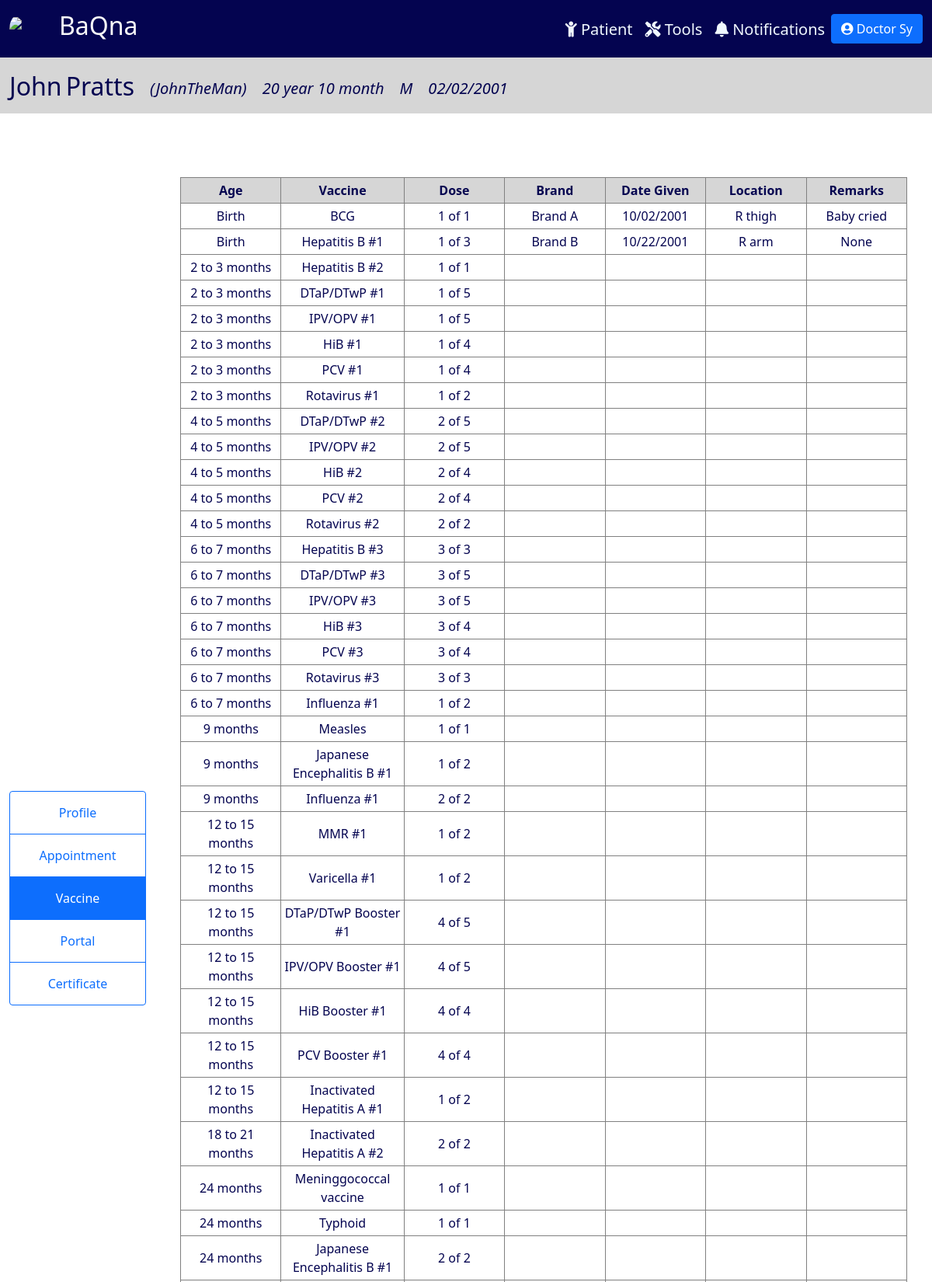
/vaccine/12 (signed in, upper part), run on the app's committed database.
### tracker/models.py (models this page shows, shortened)
class Physician(models.Model):
    CAN_REG = (
        ('Yes', 'Yes'),
        ('No', 'No'),
    )
    user = models.OneToOneField(User, null=True, on_delete=models.CASCADE)
    prefix = models.CharField(max_length=100, null=True, blank=True)
    last_name = models.CharField(max_length=100, null=True)
    first_name = models.CharField(max_length=100, null=True)
    title = models.CharField(max_length=100, null=True, blank=True)
    date_start = models.DateField(null=True, blank=True)
    date_end = models.DateField(null=True, blank=True)
    cell_no = PhoneNumberField(null=True, blank=True)
    doc_type = models.CharField(max_length=100, null=True)
    can_reg = models.CharField(max_length=100, null=True, blank=True, choices=CAN_REG)
    def __str__(self):
        return self.doc_type + " " + self.last_name

class Patient(models.Model):
    SEX = (
        ('M', 'Male'),
        ('F', 'Female'),
    )
    last_name = models.CharField(max_length=100, null=True)
    first_name = models.CharField(max_length=100, null=True)
    middle_name = models.CharField(max_length=100, null=True, blank=True)
    suffix = models.CharField(max_length=2, null=True, blank=True)
    nick_name = models.CharField(max_length=100, null=True, blank=True)
    sex = models.CharField(max_length=1, null=True, choices=SEX)
    birthdate = models.DateField(null=True)
    age = models.CharField(max_length=100, null=True, blank=True)
    attending_doctor = models.ForeignKey(Physician, related_name="docpatient", on_delete=models.CASCADE, null=True)
    cert_date = models.DateField(null=True, blank=True)
    cell_no = PhoneNumberField(null=True, blank=True, validators=[MaxLengthValidator(13)])
    landline = models.CharField(max_length=100, null=True, blank=True)
    email = models.EmailField(max_length=254, null=True, blank=True)
    house_no = models.CharField(max_length=100, null=True, blank=True)
    barangay = models.CharField(max_length=100, null=True, blank=True)
    city = models.CharField(max_length=100, null=True, blank=True)
    region = models.CharField(max_length=100, null=True, blank=True)
    zip = models.IntegerField(null=True, blank=True)
    mfname = models.CharField(max_length=100, null=True, blank=True)
    mlname = models.CharField(max_length=100, null=True, blank=True)
    mcontact = PhoneNumberField(null=True, blank=True)
    memail = models.EmailField(max_length=254, null=True, blank=True)
    ffname = models.CharField(max_length=100, null=True, blank=True)
    flname = models.CharField(max_length=100, null=True, blank=True)
    fcontact = PhoneNumberField(null=True, blank=True)
    femail = models.EmailField(max_length=254, null=True, blank=True)
    c1full_name = models.CharField(max_length=100, null=True, blank=True)
    relation1 = models.CharField(max_length=100, null=True, blank=True)
    c1contact = PhoneNumberField(null=True, blank=True)
    c2full_name = models.CharField(max_length=100, null=True, blank=True)
    relation2 = models.CharField(max_length=100, null=True, blank=True)
    c2contact = PhoneNumberField(null=True, blank=True)
    def __str__(self):
        return "{}, {}".format(self.last_name, self.first_name)

class Vaccine(models.Model):
    LOCATION = (
        ('R thigh', 'R thigh'), ('L thigh', 'L thigh'), ('R arm ', 'R arm'),
        ('L arm', 'L arm'), ('R buttocks', 'R buttocks'), ('L buttocks', 'L buttocks'),
    )
    VACCINES = (
        ('BCG', 'BCG'), ('Hepatitis B #1', 'Hepatitis B #1'), ('Hepatitis B #2', 'Hepatitis B #2'), ('DTaP/DTwP #1', 'DTaP/DTwP #1'), ('IPV/OPV #1', 'IPV/OPV #1'),
        ('HiB #1', 'HiB #1'), ('PCV #1', 'PCV #1'), ('Rotavirus #1', 'Rotavirus #1'), ('DTaP/DTwP #2', 'DTaP/DTwP #2'), ('IPV/OPV #2', 'IPV/OPV #2'),
        ('HiB #2', 'HiB #2'), ('PCV #2', 'PCV #2'), ('Rotavirus #2', 'Rotavirus #2'), ('Hepatitis B #3', 'Hepatitis B #3'), ('DTaP/DTwP #3', 'DTaP/DTwP #3'),
        ('IPV/OPV #3', 'IPV/OPV #3'), ('HiB #3', 'HiB #3'), ('PCV #3', 'PCV #3'), ('Rotavirus #3', 'Rotavirus #3'), ('Influenza #1', 'Influenza #1'),
        ('Measles', 'Measles'), ('Japanese Encephalitis B #1', 'Japanese Encephalitis B #1'), ('Influenza #1', 'Influenza #1'), ('MMR #1', 'MMR #1'), ('Varicella #1', 'Varicella #1'),
        ('DTaP/DTwP Booster #1', 'DTaP/DTwP Booster #1'), ('IPV/OPV Booster #1', 'IPV/OPV Booster #1'), ('HiB Booster #1', 'HiB Booster #1'), ('PCV Booster #1', 'PCV Booster #1'), ('Inactivated Hepatitis A #1', 'Inactivated Hepatitis A #1'),
        ('Inactivated Hepatitis A #2', 'Inactivated Hepatitis A #2'), ('Meninggococcal vaccine', 'Meninggococcal vaccine'), ('Typhoid', 'Typhoid'), ('Japanese Encephalitis B #2', 'Japanese Encephalitis B #2'), ('DTaP/DTwP Booster #2', 'DTaP/DTwP Booster #2'),
        ('IPV/OPV Booster #2', 'IPV/OPV Booster #2'), ('MMR #2', 'MMR #2'), ('Varicella #2', 'Varicella #2'), ('Td/Tdap Booster #3', 'Td/Tdap Booster #3'), ('HPV #1', 'HPV #1'),
        ('HPV #2', 'HPV #2'), ('HPV #1', 'HPV #1'), ('HPV #2', 'HPV #2'), ('HPV #3', 'HPV #3'), ('Influenza', 'Influenza'),
    )
    AGE = (
        ('Birth', 'Birth'), ('2 to 3 months', '2 to 3 months'), ('4 to 5 months', '4 to 5 months'), ('6 to 7 months', '6 to 7 months'), ('9 months', '9 months'),
        ('12 to 15 months', '12 to 15 months'), ('18 to 21 months', '18 to 21 months'), ('24 months', '24 months'), ('4 to 6 yrs ', '4 to 6 yrs '),
        ('10 yrs', '10 yrs'), ('9-14 yrs', '9-14 yrs'), ('15 and up', '15 and up'), ('Annual', 'Annual'),
    )
    DOSE = (
        ('1 of 1', '1 of 1'), ('1 of 2', '1 of 2'), ('1 of 3', '1 of 3'), ('1 of 4', '1 of 4'), ('1 of 5', '1 of 5'),
        ('2 of 2', '2 of 2'), (' 2 of 3', '2 of 3'), ('2 of 4', '2 of 4'), ('2 of 5', '2 of 5'),
        ('3 of 3', '3 of 3'), ('3 of 4', '3 of 4'), ('3 of 5', '3 of 5'),
        ('4 of 4', '4 of 4'), ('4 of 5', '4 of 5'),
        ('5 of 5', '5 of 5'), ('every 10 years', 'every 10 years'),
    )
    patient = models.ForeignKey(Patient, null=True, blank=True, on_delete=models.CASCADE)
    age = models.CharField(max_length=50, null=True, choices=AGE)
    name = models.CharField(max_length=50, null=True, choices=VACCINES)
    dose = models.CharField(max_length=50, null=True, choices=DOSE)
    brand = models.CharField(max_length=50, null=True, blank=True)
    date = models.DateField(null=True, blank=True)
    location = models.CharField(max_length=50, null=True, blank=True, choices=LOCATION)
    remarks = models.CharField(max_length=50, null=True, blank=True)

### tracker/views.py (the view, shortened to what this page needs)
# urls.py: path('vaccine/<str:pk>', views.vaccine, name="vaccine"),
@login_required(login_url='login')
def vaccine(request, pk):
    patient = Patient.objects.get(id=pk)
    vaccines = Vaccine.objects.filter(patient=patient).order_by('id')
    vaccine_form = VaccineForm(request.POST or None, initial={'patient': patient})
    curr_date = datetime.date.today()
    months = curr_date.month - patient.birthdate.month
    years = curr_date.year - patient.birthdate.year
    age = "{} year {} month".format(years, months)
    data = {
        'patient': patient,
        'vaccines': vaccines,
        'vaccine_form': vaccine_form,
        'age': age,
    }
    return render(request, 'tracker/vaccine.html', data)

### tracker/templatetags/auth_extras.py (called while the page is built)
@register.filter(name='has_group')
def has_group(user, group_name):
    group = Group.objects.get(name=group_name)
    return True if group in user.groups.all() else False

### tracker/templates/tracker/vaccine.html (shortened to what this page needs)
{% include 'tracker/info_header.html' %}
{% block content %}
{% load auth_extras %}
<div class="container-fluid" style="padding:1%; ">
    <div class="row">
        <div class="col-lg-2" style="background-color: rgb(255, 255, 255);display: flex; justify-content: center; align-items: center; padding-top: 8%; padding-bottom: 8%;">
            <div class="btn-group-vertical" style="display: block;">
              <a class="btn btn-outline-primary" href="{% url 'patient' patient.id %}">Profile</a>
              <a class="btn btn-outline-primary" href="{% url 'appointment' patient.id %}">Appointment</a>
              <a class="btn btn-outline-primary active" href="#">Vaccine</a>
              {% if request.user|has_group:"Doctor" or request.user|has_group:"Admin" %}
              <a class="btn btn-outline-primary" href="{% url 'portal' patient.id %}">Portal</a>
              {% endif %}
              <a class="btn btn-outline-primary" href="{% url 'certificate' patient.id %}">Certificate</a>
            </div>
        </div>
        <div class="col-lg-10" style="background-color: white; padding-top: 0%; padding-bottom: 0%;">
            <div class="vaccine-table">
              <table class="table-bordered align-middle table-sm" style="width: 100%;">
                    <thead class="thead-warning" style="background-color: rgb(214, 214, 214);">
                        <tr>
                            <td><b>Age</b></td>
                            <td><b>Vaccine</b></td>
                            <td><b>Dose</b></td>
                            <td><b>Brand</b></td>
                            <td><b>Date Given</b></td>
                            <td><b>Location</b></td>
                            <td><b>Remarks</b></td>
                        </tr>
                    </thead>
                    <tbody>
                        {% for vaccine in vaccines %}
                        <tr>
                            <td>{{vaccine.age | default_if_none:""}}</td>
                            <td>{{vaccine.name | default_if_none:""}}</td>
                            <td>{{vaccine.dose | default_if_none:""}}</td>
                            <td>{{vaccine.brand | default_if_none:""}}</td>
                            <td>{{vaccine.date | default_if_none:""}}</td>
                            <td>{{vaccine.location | default_if_none:""}}</td>
                            <td>{{vaccine.remarks | default_if_none:""}}</td>
                        </tr>
                        {%  endfor %}
                    </tbody>
              </table>
            </div>
        </div>
    </div>
</div>
{% endblock content %}

### tracker/templates/tracker/info_header.html
{% extends 'tracker/main.html' %}
{% block content %}
<nav class="navbar navbar-expand-xl" style="background-color: rgb(214, 214, 214);">
    <div class="container-fluid">
      <div class="collapse navbar-collapse me-auto" id="navbarTogglerDemo02">
        <div style="margin-right: auto; margin-top: 10px;">
          <ul class="navbar-nav me-auto mb-2 mb-lg-0 navbar-custom">
            <li class="nav-item" style="margin-right: 5px">
              <h2>{{patient.first_name}}</h2>
            </li>
            <li class="nav-item" style="margin-right: 20px">
              <h2>{{patient.last_name}}</h2>
            </li>
            <li class="nav-item" style="margin-right: 20px">
              <i><h5 style="margin-top: 10px;">({{patient.nick_name}})</h5></i>
            </li>
            <li class="nav-item" style="margin-right: 20px">
              <i><h5 style="margin-top:10px;">{{age}}</h5></i>
            </li>
            <li class="nav-item" style="margin-right: 20px">
              <i><h5 style="margin-top:10px;">{{patient.sex}}</h5></i>
            </li>
            <li class="nav-item" style="margin-right: 20px">
              <i><h5 style="margin-top:10px;">{{patient.birthdate}}</h5></i>
            </li>
          </ul>
        </div>
      </div>
    </div>
</nav>
{% endblock content %}

### tracker/templates/tracker/main.html (shortened to what this page needs)
{% load static %} {% load auth_extras %}
<!DOCTYPE html>
<html lang="en">
<head>
    <link href="https://cdn.jsdelivr.net/npm/bootstrap@5.1.3/dist/css/bootstrap.min.css" rel="stylesheet">
    <link rel="stylesheet" href="https://cdnjs.cloudflare.com/ajax/libs/font-awesome/5.15.3/css/all.min.css" />
    <link rel="stylesheet" href="https://cdnjs.cloudflare.com/ajax/libs/tempusdominus-bootstrap-4/5.1.2/css/tempusdominus-bootstrap-4.min.css" />
</head>
<body>
  <nav class="navbar navbar-expand-xl" style="background-color: rgb(4, 4, 80);color: white;">
    <div class="container-fluid">
      {% if request.user|has_group:'Patient User' %}
        <a href="{% url 'homePatient' %}" class="navbar-brand">
          <div class="logo-image">
            <img src="https://i.ibb.co/drT8m1M/logo.jpg" class="img-fluid">
          </div>
        </a>
        <a href="{% url 'homePatient' %}"><h2 style="float: left; color: #FAFAFA;">BaQna</h2></a>
      {% else %}
        <a href="{% url 'home' %}" class="navbar-brand">
          <div class="logo-image">
            <img src="https://i.ibb.co/drT8m1M/logo.jpg" class="img-fluid">
          </div>
        </a>
        <a href="{% url 'home' %}"><h2 style="float: left; color: #FAFAFA;">BaQna</h2></a>
      {% endif %}
      <div class="collapse navbar-collapse me-auto" id="navbarTogglerDemo02">
        <div style="margin-left: auto;margin-top: 10px;">
          <ul class="navbar-nav me-auto mb-2 mb-lg-0 navbar-custom">
            {% if request.user|has_group:"Doctor" or request.user|has_group:"Admin" %}
            <li class="nav-item" style="margin-left: 15rem;">
              <a class="nav-link" href="{% url 'home' %}"><h5><i class="fas fa-child"></i> Patient</h5></a>
            </li>
            <li class="nav-item">
              <a class="nav-link" href="{% url 'report' %}"><h5><i class="fas fa-tools"></i> Tools</h5></a>
            </li>
            <li class="nav-item">
              <a class="nav-link" href="{% url 'notifs' %}"><h5><i class="fas fa-bell"></i> Notifications</h5></a>
            </li>
            {% endif %}
            <li class="nav-item">
              <div class="dropdown">
                <button class="btn btn-primary" type="button" id="dropdownMenuButton1" data-bs-toggle="dropdown" aria-expanded="false">
                  <i class="fas fa-user-circle"></i>
                  {% if request.user|has_group:'Doctor' %}
                    {{request.user.physician}}
                  {% elif request.user|has_group:'Patient User' %}
                    {{request.user.patientuser}}
                  {% else %}
                    {{request.user}}
                  {% endif %}
                </button>
              </div>
            </li>
          </ul>
        </div>
      </div>
    </div>
  </nav>
  {% block content %}
  {% endblock %}
</body>
</html>

### tracker/templates/tracker/main.html (style rules this page uses)
body { color:rgb(4, 4, 80); }
.navbar-custom a { color: aliceblue; }
.logo-image { width: 48px; height: 48px; border-radius: 50%; overflow: hidden; }
.btn-group-vertical a { padding: 15px; }
.vaccine-table { padding: 20px; margin: 50px auto; }
.vaccine-table td { width:11%; text-align: center; }

### data on the page
Patient: first_name "John", last_name "Pratts", nick_name "JohnTheMan", sex "M", birthdate "02/02/2001"
Vaccine: age "Birth", name "BCG", dose "1 of 1", brand "Brand A", date "10/02/2001", location "R thigh", remarks "Baby cried"
Vaccine: age "Birth", name "Hepatitis B #1", dose "1 of 3", brand "Brand B", date "10/22/2001", location "R arm", remarks "None"
Vaccine: age "2 to 3 months", name "Hepatitis B #2", dose "1 of 1"
Vaccine: age "2 to 3 months", name "DTaP/DTwP #1", dose "1 of 5"
Vaccine: age "2 to 3 months", name "IPV/OPV #1", dose "1 of 5"
Vaccine: age "2 to 3 months", name "HiB #1", dose "1 of 4"
Vaccine: age "2 to 3 months", name "PCV #1", dose "1 of 4"
Vaccine: age "2 to 3 months", name "Rotavirus #1", dose "1 of 2"
Vaccine: age "4 to 5 months", name "DTaP/DTwP #2", dose "2 of 5"
Vaccine: age "4 to 5 months", name "IPV/OPV #2", dose "2 of 5"
Vaccine: age "4 to 5 months", name "HiB #2", dose "2 of 4"
Vaccine: age "4 to 5 months", name "PCV #2", dose "2 of 4"
Vaccine: age "4 to 5 months", name "Rotavirus #2", dose "2 of 2"
Vaccine: age "6 to 7 months", name "Hepatitis B #3", dose "3 of 3"
Vaccine: age "6 to 7 months", name "DTaP/DTwP #3", dose "3 of 5"
Vaccine: age "6 to 7 months", name "IPV/OPV #3", dose "3 of 5"
Vaccine: age "6 to 7 months", name "HiB #3", dose "3 of 4"
Vaccine: age "6 to 7 months", name "PCV #3", dose "3 of 4"
Vaccine: age "6 to 7 months", name "Rotavirus #3", dose "3 of 3"
Vaccine: age "6 to 7 months", name "Influenza #1", dose "1 of 2"
Vaccine: age "9 months", name "Measles", dose "1 of 1"
Vaccine: age "9 months", name "Japanese Encephalitis B #1", dose "1 of 2"
Vaccine: age "9 months", name "Influenza #1", dose "2 of 2"
Vaccine: age "12 to 15 months", name "MMR #1", dose "1 of 2"
Vaccine: age "12 to 15 months", name "Varicella #1", dose "1 of 2"
Vaccine: age "12 to 15 months", name "DTaP/DTwP Booster #1", dose "4 of 5"
Vaccine: age "12 to 15 months", name "IPV/OPV Booster #1", dose "4 of 5"
Vaccine: age "12 to 15 months", name "HiB Booster #1", dose "4 of 4"
Vaccine: age "12 to 15 months", name "PCV Booster #1", dose "4 of 4"
Vaccine: age "12 to 15 months", name "Inactivated Hepatitis A #1", dose "1 of 2"
Vaccine: age "18 to 21 months", name "Inactivated Hepatitis A #2", dose "2 of 2"
Vaccine: age "24 months", name "Meninggococcal vaccine", dose "1 of 1"
Vaccine: age "24 months", name "Typhoid", dose "1 of 1"
Vaccine: age "24 months", name "Japanese Encephalitis B #1", dose "2 of 2"

### other printed values
{{ request.user.physician }} "Doctor Sy"
